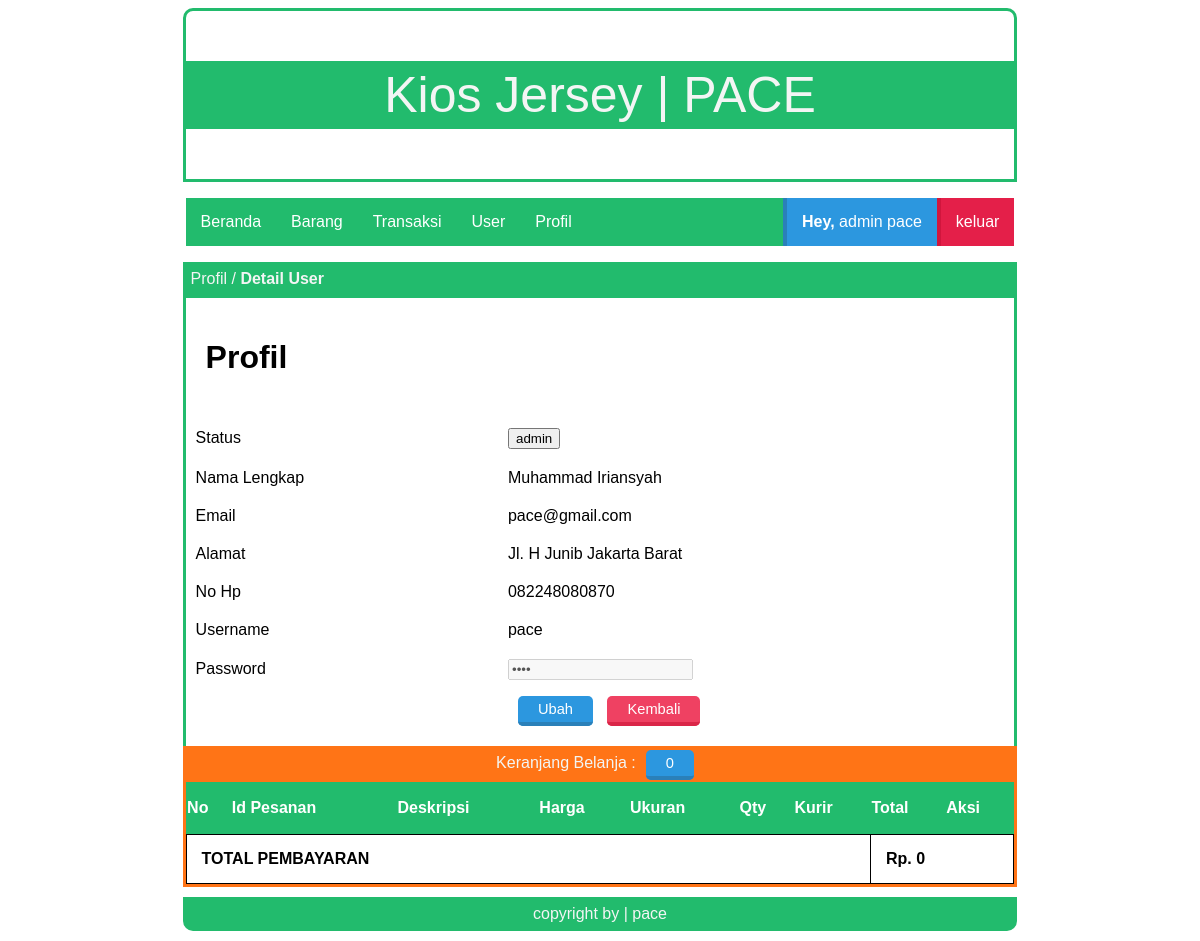
Page /index.php?page=profilad (signed in) on the committed database.
### tables this page shows
CREATE TABLE `tbl_users` (
  `id_user` int(100) NOT NULL,
  `nama_lengkap` varchar(30) NOT NULL,
  `email` varchar(30) NOT NULL,
  `username` varchar(6) NOT NULL,
  `password` varchar(6) NOT NULL,
  `alamat` varchar(50) NOT NULL,
  `no_hp` text NOT NULL,
  `title` varchar(10) NOT NULL
);

### page/admin/profil/profil.php (the view)
<div class="box-title">
    <p>Profil / <b>Detail User</b></p>
</div>
<div id="box">
  <h1>Profil</h1>
  <?php
  include 'lib/koneksi.php';
  $user = $_SESSION['username'];
  $ambiluser = $conn->prepare("SELECT * FROM tbl_users WHERE username =:user");
  $ambiluser->bindparam(':user', $user);
  $ambiluser->execute();
  $data = $ambiluser->fetch(PDO::FETCH_OBJ);
   ?>
  <table class="article">
    <tr>
      <td>Status</td>
      <td>
        <input type="button" value="<?php echo $data->title; ?>">
      </td>
    </tr>
    <tr>
      <td>Nama Lengkap</td>
      <td>
        <?php echo $data->nama_lengkap; ?>
      </td>
    </tr>
    <tr>
      <td>Email</td>
      <td>
        <?php echo $data->email; ?>
      </td>
    </tr>
    <tr>
      <td>Alamat</td>
      <td>
        <?php echo $data->alamat; ?>
      </td>
    </tr>
    <tr>
      <td>No Hp</td>
      <td>
        <?php echo $data->no_hp; ?>
      </td>
    </tr>
    <tr>
      <td>Username</td>
      <td>
        <?php echo $data->username; ?>
      </td>
    </tr>
    <tr>
      <td>Password</td>
      <td>
        <input type="password" name="" value="<?php echo $data->password; ?>" disabled>
      </td>
    </tr>
    <tr>
      <td></td>
      <td>
        <a class="tombol-biru" href="?page=profilad_ubah">Ubah</a>
        <a class="tombol-merah" href="?page=beranda">Kembali</a>
      </td>
    </tr>
  </table>
  <br>
</div>

### style.css (style rules this page uses)
.box-title { background: #22bb6d; width: 70%; height: 30px; margin: auto; border: 3px solid #22bb6d; }
.box-title p { color: #f3f5f4; margin: 5px 5px; font-family: sans-serif; }
#box { border-bottom: 0px; border-left: 3px solid #22bb6d; border-right: 3px solid #22bb6d; width: 70%; margin: auto; min-height: 200px; overflow: hidden; }
table.article { border-collapse: collapse; border: 0px; width: 100%; }
.article td { border: 0px; padding: 10px; }
#box p,h1,h2,table,tr,td,img { font-family: sans-serif; padding: 20px; text-align: justify; }
.tombol-biru { background:#2C97DF; color:white; border-top:0; border-left:0; border-right:0; border-bottom:4px solid #2A80B9; border-radius: 5px; padding:5px 20px; text-decoration:none; font-family:sans-serif; font-size:11pt; margin:10px; }
.tombol-merah { background:#ef4162; color:white; border-top:0; border-left:0; border-right:0; border-bottom:4px solid #da2648; border-radius: 5px; padding:5px 20px; text-decoration:none; font-family:sans-serif; font-size:11pt; }

### rows in the picture
tbl_users: title "admin", nama_lengkap "Muhammad Iriansyah", email "pace@gmail.com", alamat "Jl. H Junib Jakarta Barat", no_hp "082248080870", username "pace"

### other values in the picture
$title "admin"
$user "pace"
$count "0"
$jumlah "0"
